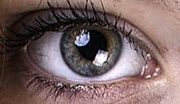
#> input picture face_detection/malte/iris_test.jpeg, 180 x 104 px
$ jupyter execute Untitled.ipynb
#> lines starting #> are read from the running program, lines starting #| are printed output that depends on the picture; after the words box and inside, x2 and y2 are one past the last pixel; in counts of white or black regions, pixels touching at a corner belong together
### face_detection/malte/m3F.py
import PIL
from matplotlib import pyplot as plt
import numpy as np
import cv2
import os, os.path

# http://ozzmaker.com/add-colour-to-text-in-python/
# [6 lines left out: function printRed, not called in this run]

def printGreen(stringarr):
    prstr = "\033[1;42;39m" + stringarr + "\]"
    print(prstr)

def printBlue(stringarr):
    prstr = "\033[1;44;39m" + stringarr + "\]"
    print(prstr)


# [9 lines left out: function evalSize, not called in this run]


# https://pythontic.com/image-processing/pillow/histogram
def getRed(redVal):
    return '#%02x%02x%02x' % (redVal, 0, 0)

def getGreen(greenVal):
    return '#%02x%02x%02x' % (0, greenVal, 0)

def getBlue(blueVal):
    return '#%02x%02x%02x' % (0, 0, blueVal)

def gHist(imagePath):
    #print(type(imagePath))
    pimg = PIL.Image.fromarray(imagePath)
    hist = pimg.histogram();
    #plt.hist(hist,bins=256)
    plt.figure(0)
    for i in range(0, 256):
        plt.bar(i, hist[i], alpha=0.3)
    plt.show()


def typeSwap(inputIm):
    #printBlue("typeswap:")
    nd = np.ndarray(1)
    im = PIL.Image.Image()
    #print(type(inputIm), type(nd))
    if (type(inputIm) == type(nd)):
        inputIm = PIL.Image.fromarray(inputIm)
        return inputIm;
    elif(type(inputIm) == type(im)):
        inputIm = np.asarray(inputIm)
        return inputIm;

def filecount(dir_name):
    return len([f for f in os.listdir(dir_name) if os.path.isfile(f)])

# [5 lines left out: function imshow, not called in this run]

### face_detection/malte/Untitled.ipynb
[cell 1]
import cv2
import numpy as np
from matplotlib import pyplot as plt
import m3F
import os
from PIL import ImageFilter, ImageEnhance
import PIL


img = cv2.imread("iris_test.jpeg",0)
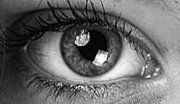
#> img: shape (104, 180); min 0, max 255, mean 103.9
count = 0
if not isinstance(img, type(None)):

    img  = cv2.medianBlur(img,5)
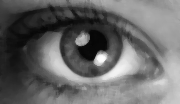
#> img: shape (104, 180); min 5, max 254, mean 103.9

    #cimg = cv2.cvtColor(img,cv2.COLOR_GRAY2BGR )

    cimg=img.copy()


    # [7 lines of commented-out code are left out]
    circles = cv2.HoughCircles(img,cv2.HOUGH_GRADIENT,1.5,120,param1=60,param2=15,minRadius=0,maxRadius=int(m3F.typeSwap(img).height/2))
#> circles = [[90.75, 45.75, 31.35]]


    #print("type(circles) IS: ", type(circles))
    if not isinstance(circles, type(None)):
        #print("was not note None, was: ", type(circles))
        if (circles.size != 0):
            circles = np.uint16(np.around(circles))
#> circles = [[91, 46, 31]]
            #print(circles)
            for i in circles[0,:]:
                # draw the outer circle
                cv2.circle(cimg,(i[0],i[1]),i[2],(0,255,0),2)
                # draw the center of the circle
                cv2.circle(cimg,(i[0],i[1]),2,(0,0,255),3)
                #plt.show(cimg)
                can = cv2.Canny(img,30,60)
                combined = np.hstack((cimg,can))
                plt.imshow(combined)
                plt.show()
                m3F.gHist(img)
                m3F.printGreen("CIRCLES FOUND^^^")
#> this loop made 1 pass
#| [1;42;39mCIRCLES FOUND^^^\]
#> pass 1, `can = cv2.Canny(img,30,60)`:
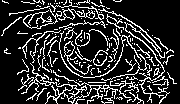
#> can: shape (104, 180); 18.6% white in thin lines or dots
#> pass 1, `combined = np.hstack((cimg,can))`:
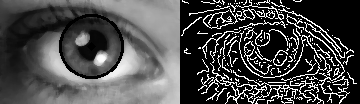
#> combined: shape (104, 360); min 0, max 255, mean 74.3
#> pass 1, in gHist, `plt.show()`:
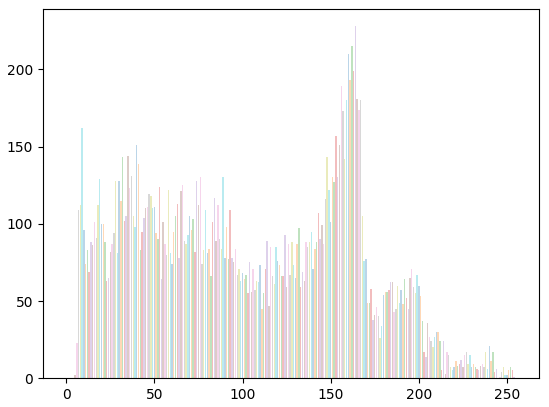
#> figure drawn by matplotlib, 1 panel
#> after the loop:
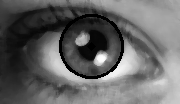
#> cimg: shape (104, 180); 3.4% of pixels changed, all inside (x1, y1, x2, y2) = (59, 14, 124, 79)

    else:
        can = cv2.Canny(img,50,30)
        combined = np.hstack((cimg,can))
        plt.imshow(combined)
        m3F.gHist(img)
        m3F.printRed("NO CIRCLES FOUND^^^")
else:
    m3F.printRed("NONE IMAGE")
